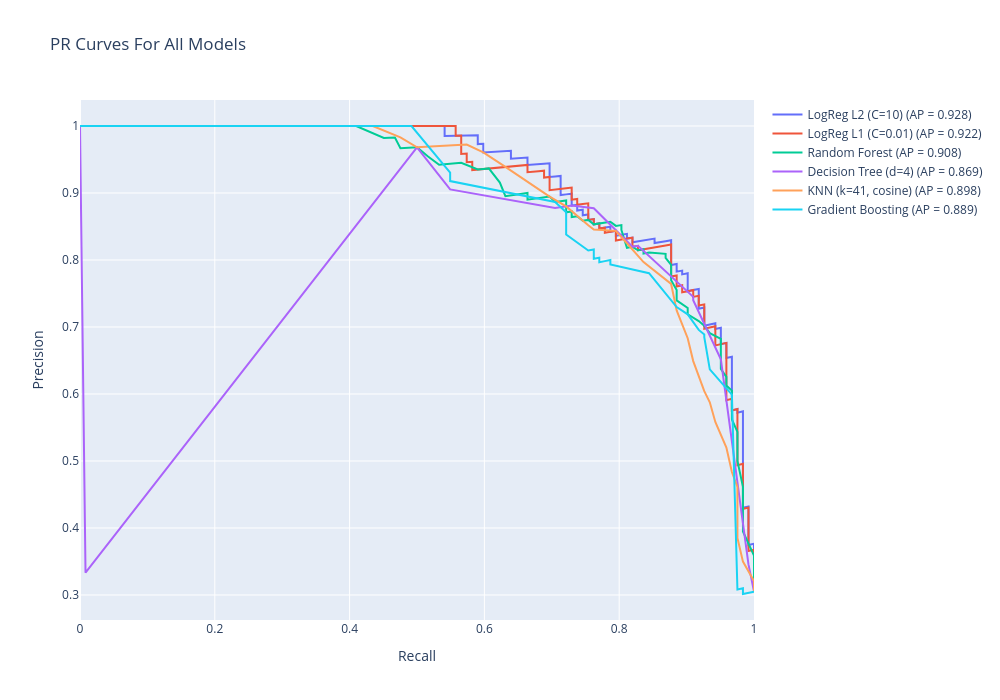

Here is the notebook cell this chart was saved with:
### Markdown cell above
## Precision-Recall curve overlay

### Code cell
fig = go.Figure()
for name in results_df["model"]:
    if name == "Dummy (baseline)":
        continue
    y_prob_model = fitted[name]["y_prob"]
    precisions, recalls, _ = precision_recall_curve(y_test, y_prob_model)
    ap = average_precision_score(y_test, y_prob_model)
    label = f"{name} (AP = {ap:.3f})"
    fig.add_trace(go.Scatter(x=recalls, y=precisions, mode="lines", name=label))

fig.update_layout(
    title="PR Curves For All Models",
    xaxis_title="Recall",
    yaxis_title="Precision",
    width=1000,
    height=700
)
fig.show()
